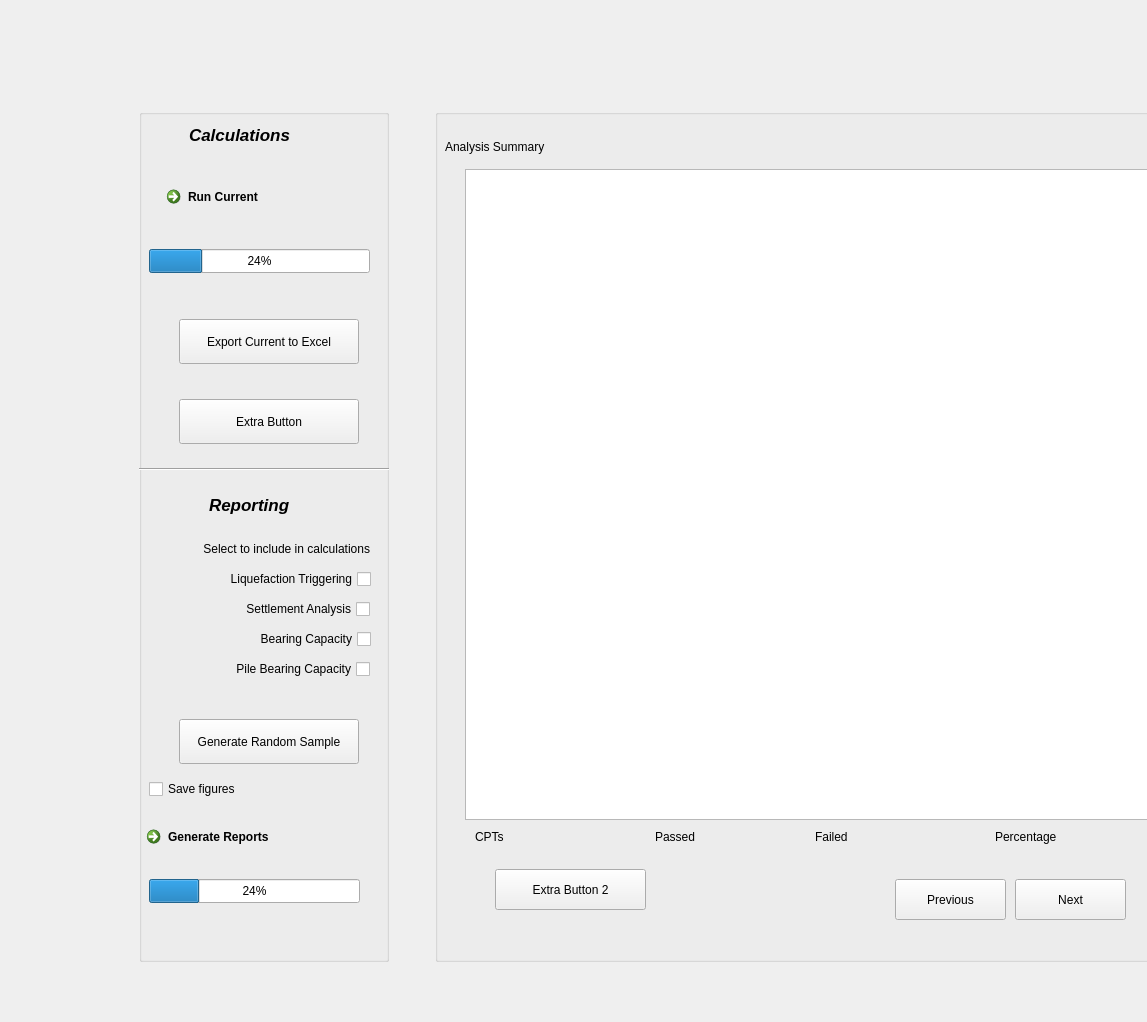
<?xml version="1.0" encoding="UTF-8"?>
<ui version="4.0">
 <class>Form</class>
 <widget class="QWidget" name="Form">
  <property name="geometry">
   <rect>
    <x>0</x>
    <y>0</y>
    <width>1147</width>
    <height>1022</height>
   </rect>
  </property>
  <property name="windowTitle">
   <string>Form</string>
  </property>
  <widget class="QWidget" name="horizontalLayoutWidget">
   <property name="geometry">
    <rect>
     <x>130</x>
     <y>100</y>
     <width>1051</width>
     <height>871</height>
    </rect>
   </property>
   <layout class="QHBoxLayout" name="horizontalLayout">
    <item>
     <widget class="QGroupBox" name="groupBox">
      <property name="enabled">
       <bool>true</bool>
      </property>
      <property name="sizePolicy">
       <sizepolicy hsizetype="Fixed" vsizetype="Preferred">
        <horstretch>0</horstretch>
        <verstretch>0</verstretch>
       </sizepolicy>
      </property>
      <property name="minimumSize">
       <size>
        <width>240</width>
        <height>0</height>
       </size>
      </property>
      <property name="maximumSize">
       <size>
        <width>250</width>
        <height>16777215</height>
       </size>
      </property>
      <property name="title">
       <string/>
      </property>
      <widget class="QLabel" name="label_6">
       <property name="geometry">
        <rect>
         <x>20</x>
         <y>430</y>
         <width>211</width>
         <height>20</height>
        </rect>
       </property>
       <property name="layoutDirection">
        <enum>Qt::LeftToRight</enum>
       </property>
       <property name="text">
        <string>Select to include in calculations</string>
       </property>
       <property name="alignment">
        <set>Qt::AlignRight|Qt::AlignTrailing|Qt::AlignVCenter</set>
       </property>
      </widget>
      <widget class="QCommandLinkButton" name="commandLinkButton">
       <property name="geometry">
        <rect>
         <x>20</x>
         <y>70</y>
         <width>211</width>
         <height>41</height>
        </rect>
       </property>
       <property name="text">
        <string>Run Current</string>
       </property>
      </widget>
      <widget class="QCheckBox" name="checkBox_2">
       <property name="geometry">
        <rect>
         <x>60</x>
         <y>460</y>
         <width>172</width>
         <height>20</height>
        </rect>
       </property>
       <property name="layoutDirection">
        <enum>Qt::RightToLeft</enum>
       </property>
       <property name="text">
        <string>Liquefaction Triggering</string>
       </property>
      </widget>
      <widget class="QCheckBox" name="checkBox_3">
       <property name="geometry">
        <rect>
         <x>60</x>
         <y>520</y>
         <width>172</width>
         <height>20</height>
        </rect>
       </property>
       <property name="layoutDirection">
        <enum>Qt::RightToLeft</enum>
       </property>
       <property name="text">
        <string>Bearing Capacity</string>
       </property>
      </widget>
      <widget class="QProgressBar" name="progressBar">
       <property name="geometry">
        <rect>
         <x>10</x>
         <y>140</y>
         <width>221</width>
         <height>24</height>
        </rect>
       </property>
       <property name="value">
        <number>24</number>
       </property>
      </widget>
      <widget class="QPushButton" name="pushButton">
       <property name="geometry">
        <rect>
         <x>40</x>
         <y>290</y>
         <width>180</width>
         <height>45</height>
        </rect>
       </property>
       <property name="sizePolicy">
        <sizepolicy hsizetype="Fixed" vsizetype="Fixed">
         <horstretch>0</horstretch>
         <verstretch>0</verstretch>
        </sizepolicy>
       </property>
       <property name="minimumSize">
        <size>
         <width>180</width>
         <height>45</height>
        </size>
       </property>
       <property name="maximumSize">
        <size>
         <width>1444</width>
         <height>1444</height>
        </size>
       </property>
       <property name="text">
        <string>Extra Button</string>
       </property>
      </widget>
      <widget class="QCheckBox" name="checkBox">
       <property name="geometry">
        <rect>
         <x>20</x>
         <y>490</y>
         <width>211</width>
         <height>20</height>
        </rect>
       </property>
       <property name="layoutDirection">
        <enum>Qt::RightToLeft</enum>
       </property>
       <property name="text">
        <string>Settlement Analysis</string>
       </property>
      </widget>
      <widget class="QCommandLinkButton" name="commandLinkButton_2">
       <property name="geometry">
        <rect>
         <x>0</x>
         <y>710</y>
         <width>211</width>
         <height>41</height>
        </rect>
       </property>
       <property name="text">
        <string>Generate Reports</string>
       </property>
      </widget>
      <widget class="QProgressBar" name="progressBar_2">
       <property name="geometry">
        <rect>
         <x>10</x>
         <y>770</y>
         <width>211</width>
         <height>24</height>
        </rect>
       </property>
       <property name="value">
        <number>24</number>
       </property>
      </widget>
      <widget class="QPushButton" name="pushButton_2">
       <property name="geometry">
        <rect>
         <x>40</x>
         <y>210</y>
         <width>180</width>
         <height>45</height>
        </rect>
       </property>
       <property name="sizePolicy">
        <sizepolicy hsizetype="Fixed" vsizetype="Fixed">
         <horstretch>0</horstretch>
         <verstretch>0</verstretch>
        </sizepolicy>
       </property>
       <property name="minimumSize">
        <size>
         <width>180</width>
         <height>45</height>
        </size>
       </property>
       <property name="maximumSize">
        <size>
         <width>1444</width>
         <height>1444</height>
        </size>
       </property>
       <property name="text">
        <string>Export Current to Excel</string>
       </property>
      </widget>
      <widget class="QCheckBox" name="checkBox_4">
       <property name="geometry">
        <rect>
         <x>10</x>
         <y>670</y>
         <width>211</width>
         <height>20</height>
        </rect>
       </property>
       <property name="text">
        <string>Save figures </string>
       </property>
      </widget>
      <widget class="QLabel" name="title_calc">
       <property name="geometry">
        <rect>
         <x>50</x>
         <y>10</y>
         <width>121</width>
         <height>31</height>
        </rect>
       </property>
       <property name="font">
        <font>
         <pointsize>13</pointsize>
         <italic>true</italic>
         <bold>true</bold>
        </font>
       </property>
       <property name="text">
        <string>Calculations</string>
       </property>
      </widget>
      <widget class="QLabel" name="title_reporting">
       <property name="geometry">
        <rect>
         <x>70</x>
         <y>380</y>
         <width>151</width>
         <height>31</height>
        </rect>
       </property>
       <property name="font">
        <font>
         <pointsize>13</pointsize>
         <italic>true</italic>
         <bold>true</bold>
        </font>
       </property>
       <property name="text">
        <string>Reporting </string>
       </property>
      </widget>
      <widget class="QPushButton" name="pushButton_4">
       <property name="geometry">
        <rect>
         <x>40</x>
         <y>610</y>
         <width>180</width>
         <height>45</height>
        </rect>
       </property>
       <property name="sizePolicy">
        <sizepolicy hsizetype="Fixed" vsizetype="Fixed">
         <horstretch>0</horstretch>
         <verstretch>0</verstretch>
        </sizepolicy>
       </property>
       <property name="minimumSize">
        <size>
         <width>180</width>
         <height>45</height>
        </size>
       </property>
       <property name="maximumSize">
        <size>
         <width>1444</width>
         <height>1444</height>
        </size>
       </property>
       <property name="text">
        <string>Generate Random Sample</string>
       </property>
      </widget>
      <widget class="QCheckBox" name="checkBox_5">
       <property name="geometry">
        <rect>
         <x>80</x>
         <y>550</y>
         <width>151</width>
         <height>20</height>
        </rect>
       </property>
       <property name="layoutDirection">
        <enum>Qt::RightToLeft</enum>
       </property>
       <property name="text">
        <string> Pile Bearing Capacity</string>
       </property>
      </widget>
      <widget class="Line" name="line">
       <property name="geometry">
        <rect>
         <x>0</x>
         <y>350</y>
         <width>251</width>
         <height>20</height>
        </rect>
       </property>
       <property name="orientation">
        <enum>Qt::Horizontal</enum>
       </property>
      </widget>
     </widget>
    </item>
    <item>
     <spacer name="horizontalSpacer">
      <property name="orientation">
       <enum>Qt::Horizontal</enum>
      </property>
      <property name="sizeType">
       <enum>QSizePolicy::Fixed</enum>
      </property>
      <property name="sizeHint" stdset="0">
       <size>
        <width>40</width>
        <height>20</height>
       </size>
      </property>
     </spacer>
    </item>
    <item>
     <widget class="QGroupBox" name="groupBox_2">
      <property name="title">
       <string/>
      </property>
      <widget class="QLabel" name="label_4">
       <property name="geometry">
        <rect>
         <x>380</x>
         <y>720</y>
         <width>151</width>
         <height>16</height>
        </rect>
       </property>
       <property name="text">
        <string>Failed</string>
       </property>
      </widget>
      <widget class="QTableWidget" name="tableWidget">
       <property name="geometry">
        <rect>
         <x>30</x>
         <y>60</y>
         <width>691</width>
         <height>651</height>
        </rect>
       </property>
      </widget>
      <widget class="QLabel" name="label_5">
       <property name="geometry">
        <rect>
         <x>560</x>
         <y>720</y>
         <width>197</width>
         <height>16</height>
        </rect>
       </property>
       <property name="text">
        <string>Percentage</string>
       </property>
      </widget>
      <widget class="QLabel" name="label_3">
       <property name="geometry">
        <rect>
         <x>40</x>
         <y>720</y>
         <width>71</width>
         <height>16</height>
        </rect>
       </property>
       <property name="text">
        <string>CPTs</string>
       </property>
      </widget>
      <widget class="QLabel" name="label_2">
       <property name="geometry">
        <rect>
         <x>220</x>
         <y>720</y>
         <width>141</width>
         <height>16</height>
        </rect>
       </property>
       <property name="text">
        <string>Passed</string>
       </property>
      </widget>
      <widget class="QPushButton" name="pushButton_3">
       <property name="geometry">
        <rect>
         <x>60</x>
         <y>760</y>
         <width>151</width>
         <height>41</height>
        </rect>
       </property>
       <property name="sizePolicy">
        <sizepolicy hsizetype="Fixed" vsizetype="Fixed">
         <horstretch>0</horstretch>
         <verstretch>0</verstretch>
        </sizepolicy>
       </property>
       <property name="minimumSize">
        <size>
         <width>111</width>
         <height>41</height>
        </size>
       </property>
       <property name="maximumSize">
        <size>
         <width>1444</width>
         <height>1444</height>
        </size>
       </property>
       <property name="text">
        <string>Extra Button 2</string>
       </property>
      </widget>
      <widget class="QLabel" name="label">
       <property name="geometry">
        <rect>
         <x>10</x>
         <y>30</y>
         <width>121</width>
         <height>16</height>
        </rect>
       </property>
       <property name="text">
        <string>Analysis Summary</string>
       </property>
      </widget>
      <widget class="QPushButton" name="pushButton_5">
       <property name="geometry">
        <rect>
         <x>460</x>
         <y>770</y>
         <width>111</width>
         <height>41</height>
        </rect>
       </property>
       <property name="text">
        <string>Previous</string>
       </property>
      </widget>
      <widget class="QPushButton" name="pushButton_6">
       <property name="geometry">
        <rect>
         <x>580</x>
         <y>770</y>
         <width>111</width>
         <height>41</height>
        </rect>
       </property>
       <property name="text">
        <string>Next</string>
       </property>
      </widget>
     </widget>
    </item>
   </layout>
  </widget>
 </widget>
 <layoutdefault spacing="6" margin="9"/>
 <resources/>
 <connections/>
 <designerdata>
  <property name="gridDeltaX">
   <number>10</number>
  </property>
  <property name="gridDeltaY">
   <number>10</number>
  </property>
  <property name="gridSnapX">
   <bool>true</bool>
  </property>
  <property name="gridSnapY">
   <bool>true</bool>
  </property>
  <property name="gridVisible">
   <bool>true</bool>
  </property>
 </designerdata>
</ui>
